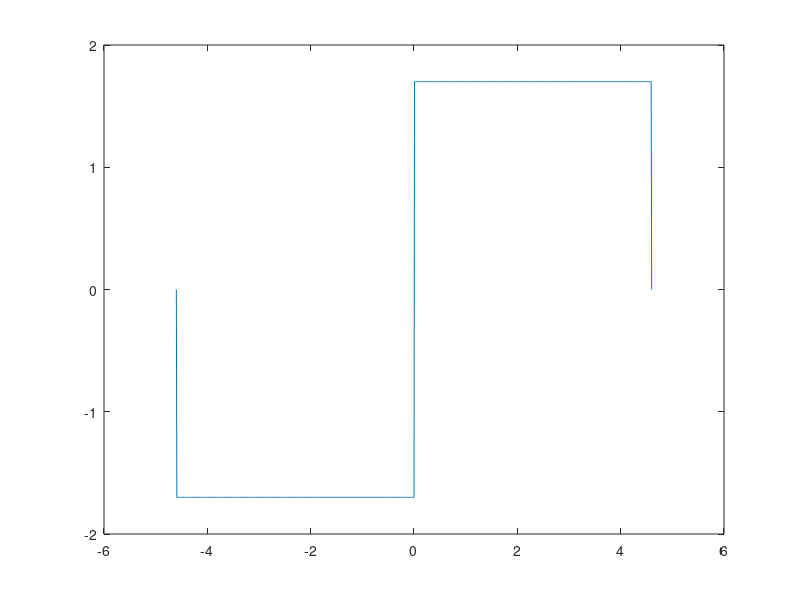
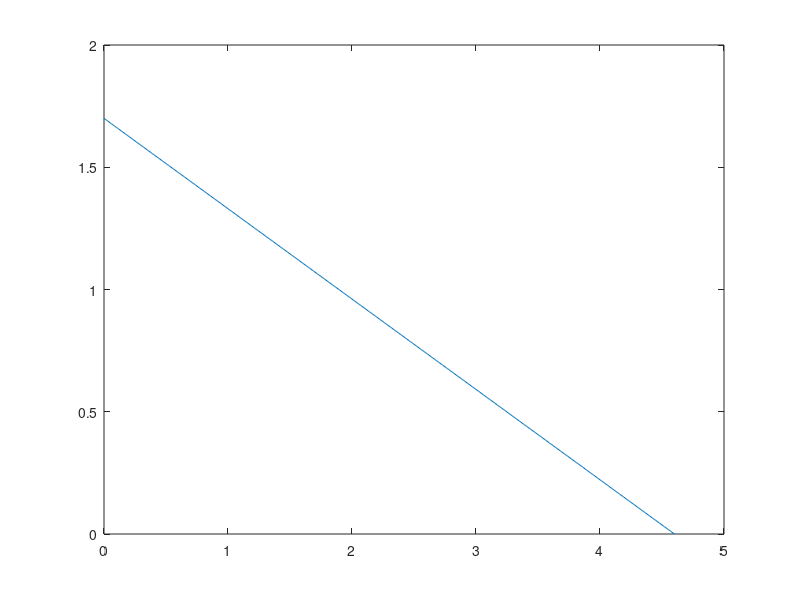
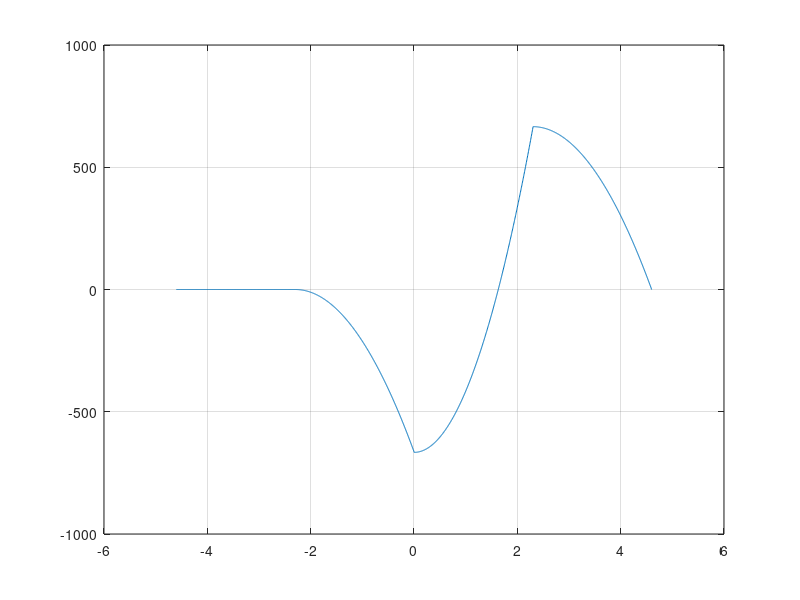

MATLAB code for these plots, in order: (Note: this script raises an error after producing the figures.)
tu = 4.6;
t1 = 5.7;
U = 1.7;
t = -tu:0.01:tu;
f1 = [t(1,2:460).*(-U)./t(1,2:460), -U];
f1 = [0, f1, t(1,462:920).*U./t(1,462:920), 0];
figure;
plot(t, f1);
f2 = (-U/tu).*t(1,461:921) + U;
figure;
plot(t(1,461:921),f2);
y = xcorr(f1,f2);
figure;
plot(-tu:0.005:tu, y);
grid;
t = -tu:0.02:tu;
f1 = [t(1,1:length(t)/2).*(-U)./t(1,1:length(t)/2), -U];
f1 = [f1,
t(1,length(t)/2+1:length(t)).*U./t(1,length(t)/2+1:length(t))];
coef = corrcoef(f1,f2);
